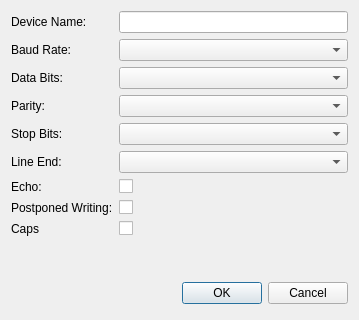
<?xml version="1.0" encoding="UTF-8"?>
<ui version="4.0">
 <class>DeviceDlg</class>
 <widget class="QDialog" name="DeviceDlg">
  <property name="geometry">
   <rect>
    <x>0</x>
    <y>0</y>
    <width>359</width>
    <height>320</height>
   </rect>
  </property>
  <property name="windowTitle">
   <string>Device Settings</string>
  </property>
  <layout class="QVBoxLayout" name="verticalLayout_2">
   <item>
    <layout class="QVBoxLayout" name="verticalLayout">
     <property name="bottomMargin">
      <number>5</number>
     </property>
     <item>
      <layout class="QFormLayout" name="formLayout">
       <item row="0" column="0">
        <widget class="QLabel" name="deviceNameLabel">
         <property name="text">
          <string>Device Name:</string>
         </property>
        </widget>
       </item>
       <item row="0" column="1">
        <widget class="QLineEdit" name="deviceNameLineEdit"/>
       </item>
       <item row="1" column="0">
        <widget class="QLabel" name="baudRateLabel">
         <property name="text">
          <string>Baud Rate:</string>
         </property>
        </widget>
       </item>
       <item row="1" column="1">
        <widget class="QComboBox" name="baudRateComboBox"/>
       </item>
       <item row="2" column="0">
        <widget class="QLabel" name="dataBitsLabel">
         <property name="text">
          <string>Data Bits:</string>
         </property>
        </widget>
       </item>
       <item row="2" column="1">
        <widget class="QComboBox" name="dataBitsComboBox"/>
       </item>
       <item row="3" column="0">
        <widget class="QLabel" name="parityLabel">
         <property name="text">
          <string>Parity:</string>
         </property>
        </widget>
       </item>
       <item row="3" column="1">
        <widget class="QComboBox" name="parityComboBox"/>
       </item>
       <item row="4" column="0">
        <widget class="QLabel" name="stopBitsLabel">
         <property name="text">
          <string>Stop Bits:</string>
         </property>
        </widget>
       </item>
       <item row="4" column="1">
        <widget class="QComboBox" name="stopBitsComboBox"/>
       </item>
       <item row="5" column="0">
        <widget class="QLabel" name="lineEndLabel">
         <property name="text">
          <string>Line End:</string>
         </property>
        </widget>
       </item>
       <item row="5" column="1">
        <widget class="QComboBox" name="lineEndComboBox"/>
       </item>
       <item row="6" column="0">
        <widget class="QLabel" name="echoLabel">
         <property name="text">
          <string>Echo:</string>
         </property>
        </widget>
       </item>
       <item row="6" column="1">
        <widget class="QCheckBox" name="echoCheckBox"/>
       </item>
       <item row="7" column="0">
        <widget class="QLabel" name="postponeWritingLabel">
         <property name="text">
          <string>Postponed Writing:</string>
         </property>
        </widget>
       </item>
       <item row="7" column="1">
        <widget class="QCheckBox" name="postponedWritingCheckBox"/>
       </item>
       <item row="8" column="0">
        <widget class="QLabel" name="capsLabel">
         <property name="text">
          <string>Caps</string>
         </property>
        </widget>
       </item>
       <item row="8" column="1">
        <widget class="QCheckBox" name="capsCheckBox"/>
       </item>
      </layout>
     </item>
     <item>
      <spacer name="verticalSpacer">
       <property name="orientation">
        <enum>Qt::Vertical</enum>
       </property>
       <property name="sizeHint" stdset="0">
        <size>
         <width>20</width>
         <height>40</height>
        </size>
       </property>
      </spacer>
     </item>
     <item>
      <layout class="QHBoxLayout" name="horizontalLayout">
       <item>
        <spacer name="horizontalSpacer">
         <property name="orientation">
          <enum>Qt::Horizontal</enum>
         </property>
         <property name="sizeHint" stdset="0">
          <size>
           <width>40</width>
           <height>20</height>
          </size>
         </property>
        </spacer>
       </item>
       <item>
        <widget class="QPushButton" name="cmdOK">
         <property name="text">
          <string>OK</string>
         </property>
        </widget>
       </item>
       <item>
        <widget class="QPushButton" name="cmdCancel">
         <property name="text">
          <string>Cancel</string>
         </property>
        </widget>
       </item>
      </layout>
     </item>
    </layout>
   </item>
  </layout>
 </widget>
 <resources/>
 <connections/>
</ui>
